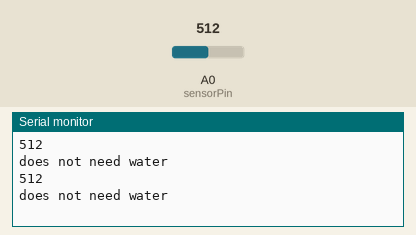
The sketch below on a simulated ESP8266 (NodeMCU). Shown: the last lines printed to the serial monitor. The inputs (shaded band) are chosen by the test bench; at power-on: A0 (sensorPin) = 512. WiFi joins after 1.5 s; servers stay silent unless stated.

Above: at 3.0 s.
3.1 s: A0 (sensorPin) set to 741
At 4.4 s:
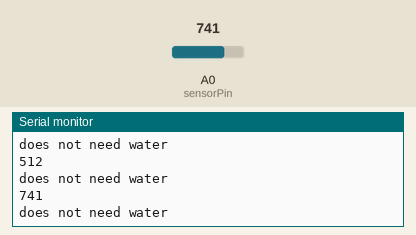
4.6 s: A0 (sensorPin) set to 758
At 6.0 s:
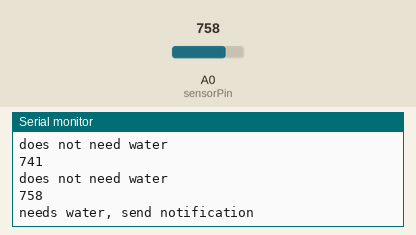
Timing chart, 0 to 7.6 s (numbered marks = the images above; inputs shaded):
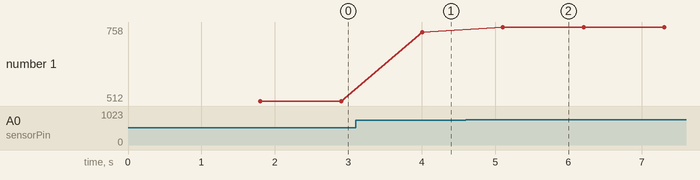

Measured:
- the behaviour switches between 749 and 750 on A0 (sensorPin) (found by bisection; images 1 and 2)
- after the input at 3.1 s, the serial monitor: prints a new line after 0.91 s (image 1)
- after the input at 4.6 s, the serial monitor: prints a new line after 0.51 s (image 2)
- plotted number 1: 512 → 741 after the input at 3.1 s, 741 → 758 after the input at 4.6 s

The sketch:

sketch_feb13a.ino
```cpp
#define BLYNK_PRINT Serial
#include <ESP8266WiFi.h>
#include <BlynkSimpleEsp8266.h>

char auth[] = "7plYNKwCnKXhLitVx2shF4ZWnFR3OaUO";
//code sent via email to verify the author for using the Blynk library
const int sensorPin = 17;
// the sensor is attached to the pin number 17
int sensorState = 0;
int lastState = 0;


void setup()
{
  Serial.begin(9600);
  //standard code to start the serial communication
  Blynk.begin(auth, "WifiLelo..", "WifiDedo");
  //wifi name and password
  pinMode(sensorPin, INPUT);
  Blynk.notify("Your plant is monitored");
  //we use the Blynk library to notify the user on in smartphone that his plant is being monitored
}

void loop()
{
  Blynk.run();

  sensorState = analogRead(sensorPin);
  // we recieve analog input from the sensor
  Serial.println(sensorState);
  // we can have a look at the sensor state contiguously through the serial monitor

  if (sensorState >= 750 && lastState == 0) {
    Serial.println("needs water, send notification");
    Blynk.notify("Time To Water The Plants");
    lastState = 1;
    delay(1000);
    //send notification
    // after repeated iterations I came to the conclusion that 750 was the Ideal state to send the message.

  }
  else if (sensorState >= 750 && lastState == 1) {
    //do nothing, has not been watered yet
    Serial.println("has not been watered yet");
    delay(1000);
  }
  else if (sensorState <= 750){
    Serial.println("does not need water");
    lastState = 0;
    delay(1000);
  }


  delay(100);
}
```
